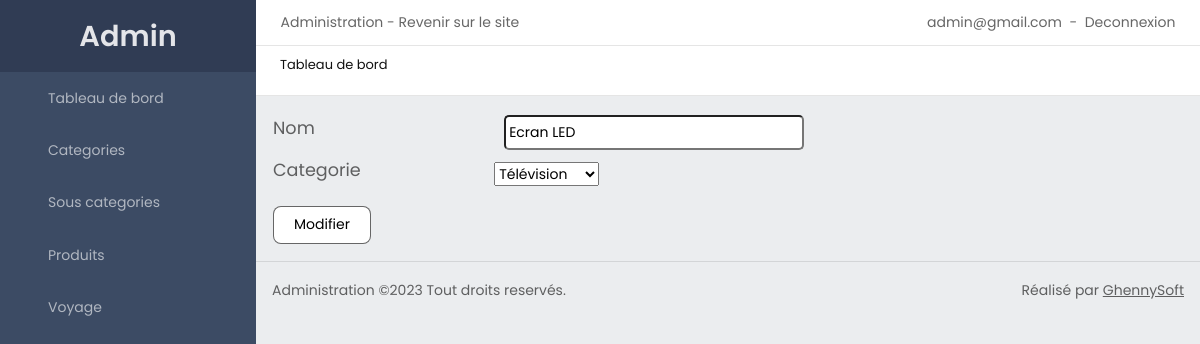
Page /back/sub-category/led/update/ (signed in) on the committed database.
### accounts/models.py (models this page shows, shortened)
class CustomUser(AbstractUser):
    username = None
    email = models.EmailField(unique=True)
    phone = models.CharField(max_length=25, unique=True)
    first_name = models.CharField(max_length=50)
    last_name = models.CharField(max_length=50)
    USERNAME_FIELD  = 'email'
    REQUIRED_FIELDS = ['phone']
    objects = CustomUserManager()

### back/models.py (models this page shows, shortened)
class SubCategory(models.Model):
    category = models.ForeignKey(Category, on_delete=models.SET_NULL, null=True)
    name = models.CharField(max_length=100)
    slug = models.SlugField(unique=True)
    class Meta:
        verbose_name_plural = 'SubCategories'

### back/views.py (the view)
# urls.py: path('sub-category/<str:slug>/update/', UpdateSubCategory.as_view(), name='update-sub-category'),
class UpdateSubCategory(UpdateView, LoginRequiredMixin):
    model = SubCategory
    form_class = SubCategoryForm
    template_name = 'back/update-subcategory.html'
    success_url = '/back/sub-categories/'

### back/forms.py
class SubCategoryForm(forms.ModelForm):
    class Meta:
        model = SubCategory
        fields = ['category', 'name']

### back/models.py (called while the page is built)
    def __str__(self):
        return self.name

### home/context_processor.py (called while the page is built, shortened)
def default(request):
    total_amt = 0
    return {
        'cart_data': '',
        'total_cart_items': '',
        'total_amt': total_amt
    }

### templates/back/update-subcategory.html (shortened to what this page needs)
{% extends 'back/base-admin.html' %}
{% block content %}
<div class="table-responsive">
                <form method="post" enctype="multipart/form-data" class="add-form">
                    <table class="w-100">
                        <tr>
                            <td><label for="id_title">Nom</label></td>
                            <td>{{form.name}}</td>
                        </tr>
                        <tr>
                            <td><label for="id_category">Categorie</label></td>
                            <td>{{form.category}}</td>
                        </tr>
                        <tr>
                            <td><button type="submit">Modifier</button></td>
                        </tr>
                    </table>
                </form>
</div>
{% endblock %}

### templates/back/base-admin.html (shortened to what this page needs)
{% load static %}
<!DOCTYPE html>
<html lang="en">
<head>
    {% include 'includes/head.html' %}
    <link href="{% static 'css/admin-css.css' %}" rel="stylesheet">
</head>
<body>
    {% if request.user.is_authenticated %}
    {% if request.user.is_superuser %}
    <div class="wrapper dashboard">
        <div class="sidebar hide">
            <div class="sidebar-brand">
                <a href="{% url 'back:dashboard' %}">Admin</a>
            </div>
            <ul class="nav">
                <li class="nav-item"><a href="{% url 'back:dashboard' %}" class="nav-link {% if request.path == '/back/' %}active{% endif %}">Tableau de bord</a></li>
                <li class="nav-item"><a href="{% url 'back:categories' %}" class="nav-link {% if request.path == '/back/categories/' %}active{% endif %}">Categories</a></li>
                <li class="nav-item"><a href="{% url 'back:sub-categories' %}" class="nav-link {% if request.path == '/back/sub-categories/' %}active{% endif %}">Sous categories</a></li>
                <li class="nav-item"><a href="{% url 'back:products' %}" class="nav-link {% if request.path == '/back/products/' %}active{% endif %}">Produits</a></li>
                <li class="nav-item"><a href="{% url 'other:voyage' %}" class="nav-link {% if request.path == '/back/voyage/' %}active{% endif %}">Voyage</a></li>
            </ul>
        </div>
        <div class="main-admin full">
            <div class="top">
                <div class="row justify-content-between m-0 top-links">
                    <div class="col-auto">
                        <span><a href="{% url 'back:dashboard' %}">Administration</a> - <a href="{% url 'home:home' %}">Revenir sur le site</a></span>
                    </div>
                    <div class="col-auto">
                        <span>{{request.user.email}}</span> &nbsp;-&nbsp;
                        <a href="{% url 'accounts:logout' %}">Deconnexion</a>
                    </div>
                </div>
                <div class="title">
                    <h6>Tableau de bord</h6>
                </div>
                <hr class="m-0">
            </div>
            <div class="content p-3">
                {% block content %}{% endblock %}
            </div>
            <div class="admin-footer">
                <hr class="m-0">
                <div class="d-flex justify-content-between p-3">
                    <div class="left-side">Administration &copy;2023 Tout droits reservés.</div>
                    <div class="right-side">Réalisé par <u><a href="#">GhennySoft</a></u></div>
                </div>
            </div>
        </div>
    </div>
    {% else %}
        <div class="py-5 text-center">
            <h1 class="text-muted">Vous n'êtes pas autorisé à accéder à cette page !</h1>
            <a href="{% url 'home:home' %}" style="background-color: red; color: #fff; padding: 3px 15px; font-size: 0.9rem; border-radius: 8px;">Retour à l'accueil</a>
        </div>
    {% endif %}
    {% else %}
        <div class="py-5 text-center">
            <h1 class="text-muted">Veillez vous connecter pour accéder à cette page !</h1>
            <a href="{% url 'accounts:login' %}" style="background-color: red; color: #fff; padding: 3px 15px; font-size: 0.9rem; border-radius: 8px;">Se connecter</a>
        </div>
    {% endif %}
</body>
</html>

### static/css/_styless.css (style rules this page uses)
* { box-sizing: border-box !important; transition: ease all 0.5s; }
html { scroll-behavior: smooth; overflow-x: hidden; height: 100%; }
body { color: #666666; font-size: 14px; line-height: 1.80857; font-weight: normal; overflow-x: hidden; font-family: 'Poppins', sans-serif; height: 100%; }
a { color: #1f1f1f; text-decoration: none !important; outline: none !important; -webkit-transition: all .3s ease-in-out; -moz-transition: all .3s ease-in-out; -ms-transition: all .3s ease-in-out; -o-transition: all .3s ease-in-out; transition: all .3s ease-in-out; }
h1, h2, h3, h4, h5, h6 { letter-spacing: 0; font-weight: normal; position: relative; padding: 0 0 10px 0; font-weight: normal; line-height: normal; color: #111111; margin: 0 }
h6 { font-size: 13px }
*, *::after, *::before { -webkit-box-sizing: border-box; -moz-box-sizing: border-box; box-sizing: border-box; }
ul, li, ol { margin: 0px; padding: 0px; list-style: none; }
a { color: #222222; text-decoration: none; outline: none !important; }
a, .btn { text-decoration: none !important; outline: none !important; -webkit-transition: all .3s ease-in-out; -moz-transition: all .3s ease-in-out; -ms-transition: all .3s ease-in-out; -o-transition: all .3s ease-in-out; transition: all .3s ease-in-out; }
button { border: 0; margin: 0; padding: 0; cursor: pointer; }
.full { float: left; width: 100%; }
.nav-link { display: block; padding: .4rem 1rem; }

### static/css/admin-css.css (style rules this page uses)
html, body { overflow-x: hidden; height: 100%; }
.wrapper.dashboard { color: rgba(0, 0, 0, 0.6); overflow-x: hidden; background-color: rgba(235, 237, 239, 1); min-height: 100%; }
.dashboard a, a:hover { color: inherit; text-decoration: none; }
.dashboard .sidebar { position: fixed; top: 0px; left: 0px; width: 16rem; height: 100%; background-color: #3c4b64; overflow-y: scroll; z-index: 999; }
.dashboard .sidebar .sidebar-brand a { display: block; text-align: center; padding: 10px; color: rgba(255, 255, 255, 0.87); background-color: rgba(0, 0, 21, 0.2); font-size: 1.8rem; font-weight: 600; }
.dashboard .sidebar .nav { flex-direction: column; color: rgba(255, 255, 255, 0.6); }
.dashboard .sidebar .nav .nav-link { padding: 0.8445rem 1rem 0.8445rem 3rem ; transition: all 300ms; }
.dashboard .main-admin { padding-left: 16rem; transition: all 200ms; }
.dashboard .main-admin .top { background-color: #fff; }
.dashboard .top .top-links, .top .title { padding: 0.6rem; }
.dashboard .top .title { background-color: #fff; padding-left: 1.5rem; }
.dashboard .content .add-form label { font-size: 1.1rem; }
.dashboard .content .add-form input, .dashboard .content .add-form textarea { width: 300px; border-radius: 5px; margin-left: 10px; padding: 3px; }
.dashboard .content .add-form button { background-color: #fff; border-radius: 8px; padding: 5px 20px; margin-top: 10px; border: 1px solid rgba(0, 0, 0, 0.6); }

### rows in the picture
CustomUser: user.email "admin@gmail.com"
SubCategory: name "Ecran LED", category "Télévision"
